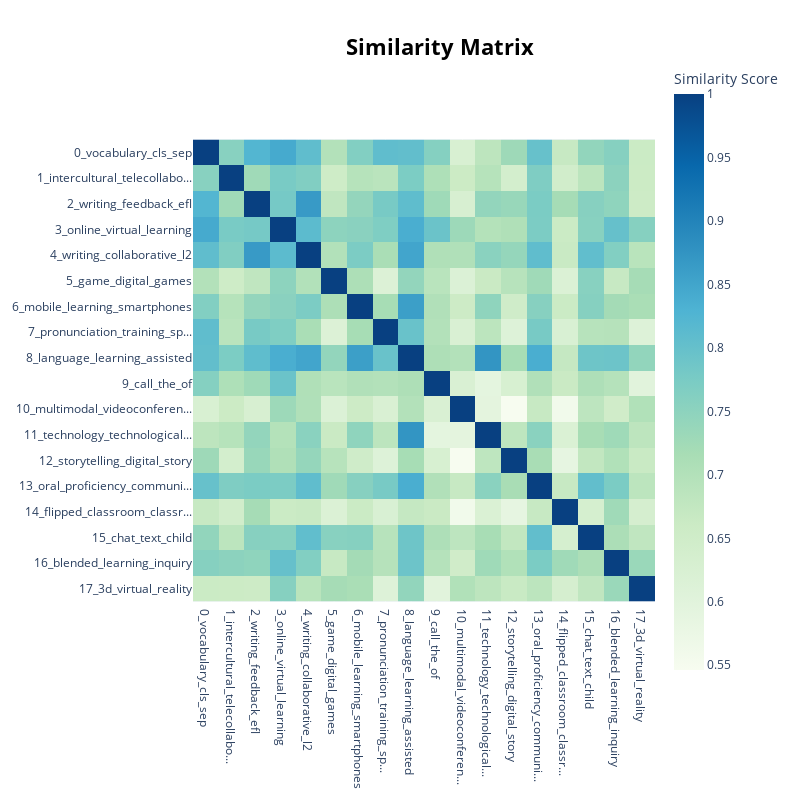

Source (notebook cell):
### Code cell
model.visualize_heatmap()

### Figure 1 — Plotly figure (JSON) as saved in the notebook; plotly's stock layout.template omitted (floating-point values rounded to 4 significant figures; data arrays with more than 128 entries replaced by an {"elided": "..."} marker saying what was removed)
{"data": [{"coloraxis": "coloraxis", "hovertemplate": "x: %{x}<br>y: %{y}<br>Similarity Score: %{z}<extra></extra>", "name": "0", "type": "heatmap", "x": ["0_vocabulary_cls_sep", "1_intercultural_telecollabo...", "2_writing_feedback_efl", "3_online_virtual_learning", "4_writing_collaborative_l2", "5_game_digital_games", "6_mobile_learning_smartphones", "7_pronunciation_training_sp...", "8_language_learning_assisted", "9_call_the_of", "10_multimodal_videoconferen...", "11_technology_technological...", "12_storytelling_digital_story", "13_oral_proficiency_communi...", "14_flipped_classroom_classr...", "15_chat_text_child", "16_blended_learning_inquiry", "17_3d_virtual_reality"], "xaxis": "x", "y": ["0_vocabulary_cls_sep", "1_intercultural_telecollabo...", "2_writing_feedback_efl", "3_online_virtual_learning", "4_writing_collaborative_l2", "5_game_digital_games", "6_mobile_learning_smartphones", "7_pronunciation_training_sp...", "8_language_learning_assisted", "9_call_the_of", "10_multimodal_videoconferen...", "11_technology_technological...", "12_storytelling_digital_story", "13_oral_proficiency_communi...", "14_flipped_classroom_classr...", "15_chat_text_child", "16_blended_learning_inquiry", "17_3d_virtual_reality"], "yaxis": "y", "z": {"elided": "18x18 float values"}}], "layout": {"coloraxis": {"colorbar": {"title": {"text": "Similarity Score"}}, "colorscale": [[0, "rgb(247,252,240)"], [0.125, "rgb(224,243,219)"], [0.25, "rgb(204,235,197)"], [0.375, "rgb(168,221,181)"], [0.5, "rgb(123,204,196)"], [0.625, "rgb(78,179,211)"], [0.75, "rgb(43,140,190)"], [0.875, "rgb(8,104,172)"], [1, "rgb(8,64,129)"]]}, "height": 800, "hoverlabel": {"bgcolor": "white", "font": {"family": "Rockwell", "size": 16}}, "legend": {"title": {"text": "Trend"}}, "margin": {"t": 60}, "showlegend": true, "title": {"font": {"color": "Black", "size": 22}, "text": "<b>Similarity Matrix</b>", "x": 0.55, "xanchor": "center", "y": 0.95, "yanchor": "top"}, "width": 800, "xaxis": {"anchor": "y", "constrain": "domain", "domain": [0, 1], "scaleanchor": "y"}, "yaxis": {"anchor": "x", "autorange": "reversed", "constrain": "domain", "domain": [0, 1]}}}
